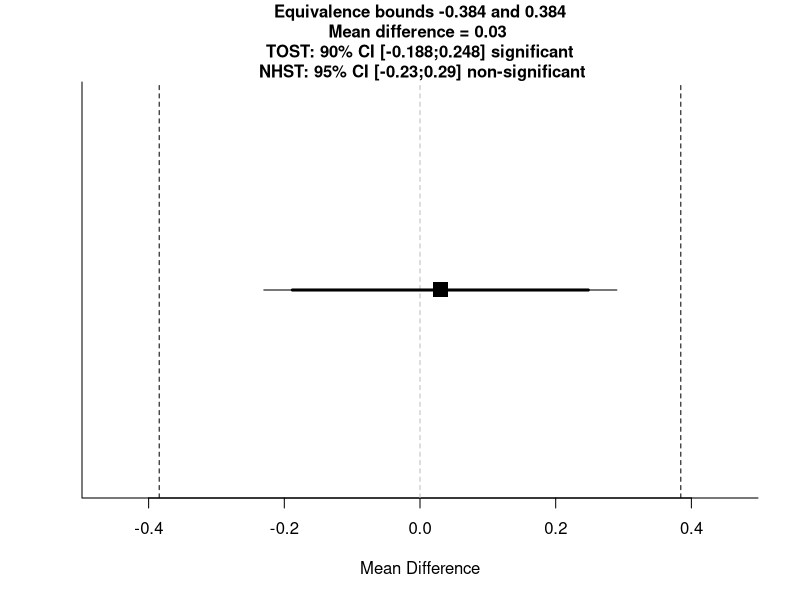

The R source for this figure:
#' TOST function for an independent t-test (Cohen's d)
#' @param m1 mean of group 1
#' @param m2 mean of group 2
#' @param sd1 standard deviation of group 1
#' @param sd2 standard deviation of group 2
#' @param n1 sample size in group 1
#' @param n2 sample size in group 2
#' @param low_eqbound_d lower equivalence bounds (e.g., -0.5) expressed in standardized mean difference (Cohen's d)
#' @param high_eqbound_d upper equivalence bounds (e.g., 0.5) expressed in standardized mean difference (Cohen's d)
#' @param alpha alpha level (default = 0.05)
#' @param var.equal logical variable indicating whether equal variances assumption is assumed to be TRUE or FALSE.  Defaults to FALSE.
#' @return Returns TOST t-value 1, TOST p-value 1, TOST t-value 2, TOST p-value 2, degrees of freedom, low equivalence bound, high equivalence bound, low equivalence bound in Cohen's d, high equivalence bound in Cohen's d, Lower limit confidence interval TOST, Upper limit confidence interval TOST
#' @importFrom stats pnorm pt qnorm qt
#' @importFrom graphics abline plot points segments title
#' @examples
#' ## Eskine (2013) showed that participants who had been exposed to organic
#' ## food were substantially harsher in their moral judgments relative to
#' ## those exposed to control (d = 0.81, 95% CI: [0.19, 1.45]). A
#' ## replication by Moery & Calin-Jageman (2016, Study 2) did not observe
#' ## a significant effect (Control: n = 95, M = 5.25, SD = 0.95, Organic
#' ## Food: n = 89, M = 5.22, SD = 0.83). Following Simonsohn's (2015)
#' ## recommendation the equivalence bound was set to the effect size the
#' ## original study had 33% power to detect (with n = 21 in each condition,
#' ## this means the equivalence bound is d = 0.48, which equals a
#' ## difference of 0.384 on a 7-point scale given the sample sizes and a
#' ## pooled standard deviation of 0.894). Using a TOST equivalence test
#' ## with default alpha = 0.05, not assuming equal variances, and equivalence
#' ## bounds of d = -0.43 and d = 0.43 is significant, t(182) = -2.69,
#' ## p = 0.004. We can reject effects larger than d = 0.43.
#'
#' TOSTtwo(m1=5.25,m2=5.22,sd1=0.95,sd2=0.83,n1=95,n2=89,low_eqbound_d=-0.43,high_eqbound_d=0.43)
#' @section References:
#' Berger, R. L., & Hsu, J. C. (1996). Bioequivalence Trials, Intersection-Union Tests and Equivalence Confidence Sets. Statistical Science, 11(4), 283-302.
#'
#' Gruman, J. A., Cribbie, R. A., & Arpin-Cribbie, C. A. (2007). The effects of heteroscedasticity on tests of equivalence. Journal of Modern Applied Statistical Methods, 6(1), 133-140, formula for Welch's t-test on page 135
#' @export
#'

TOSTtwo<-function(m1,m2,sd1,sd2,n1,n2,low_eqbound_d, high_eqbound_d, alpha, var.equal, prior_dist, effect_prior, se_prior, df_prior){
  if(missing(alpha)) {
    alpha<-0.05
  }
  if(missing(var.equal)) {
    var.equal<-FALSE
  }
  if(var.equal==TRUE) {
    sdpooled<-sqrt((((n1 - 1)*(sd1^2)) + (n2 - 1)*(sd2^2))/((n1+n2)-2)) #calculate sd pooled
    low_eqbound<-low_eqbound_d*sdpooled
    high_eqbound<-high_eqbound_d*sdpooled
    degree_f<-n1+n2-2
    t1<-((m1-m2)-low_eqbound)/(sdpooled*sqrt(1/n1 + 1/n2))  #students t-test lower bound
    p1<-pt(t1, degree_f, lower.tail=FALSE)
    t2<-((m1-m2)-high_eqbound)/(sdpooled*sqrt(1/n1 + 1/n2)) #students t-test upper bound
    p2<-pt(t2, degree_f, lower.tail=TRUE)
    t<-(m1-m2)/(sdpooled*sqrt(1/n1 + 1/n2))
    pttest<-2*pt(-abs(t), df=degree_f)
    LL90<-(m1-m2)-qt(1-alpha, n1+n2-2)*(sdpooled*sqrt(1/n1 + 1/n2))
    UL90<-(m1-m2)+qt(1-alpha, n1+n2-2)*(sdpooled*sqrt(1/n1 + 1/n2))
    LL95<-(m1-m2)-qt(1-(alpha/2), n1+n2-2)*(sdpooled*sqrt(1/n1 + 1/n2))
    UL95<-(m1-m2)+qt(1-(alpha/2), n1+n2-2)*(sdpooled*sqrt(1/n1 + 1/n2))
  } else {
    sdpooled<-sqrt((sd1^2 + sd2^2)/2) #calculate sd root mean squared for Welch's t-test
    low_eqbound<-low_eqbound_d*sdpooled
    high_eqbound<-high_eqbound_d*sdpooled
    degree_f<-(sd1^2/n1+sd2^2/n2)^2/(((sd1^2/n1)^2/(n1-1))+((sd2^2/n2)^2/(n2-1))) #degrees of freedom for Welch's t-test
    t1<-((m1-m2)-low_eqbound)/sqrt(sd1^2/n1 + sd2^2/n2) #welch's t-test upper bound
    p1<-pt(t1, degree_f, lower.tail=FALSE) #p-value for Welch's TOST t-test
    t2<-((m1-m2)-high_eqbound)/sqrt(sd1^2/n1 + sd2^2/n2) #welch's t-test lower bound
    p2<-pt(t2, degree_f, lower.tail=TRUE) #p-value for Welch's TOST t-test
    t<-(m1-m2)/sqrt(sd1^2/n1 + sd2^2/n2) #welch's t-test NHST
    pttest<-2*pt(-abs(t), df=degree_f) #p-value for Welch's t-test
    LL90<-(m1-m2)-qt(1-alpha, degree_f)*sqrt(sd1^2/n1 + sd2^2/n2) #Lower limit for CI Welch's t-test
    UL90<-(m1-m2)+qt(1-alpha, degree_f)*sqrt(sd1^2/n1 + sd2^2/n2) #Upper limit for CI Welch's t-test
    LL95<-(m1-m2)-qt(1-(alpha/2), degree_f)*sqrt(sd1^2/n1 + sd2^2/n2) #Lower limit for CI Welch's t-test
    UL95<-(m1-m2)+qt(1-(alpha/2), degree_f)*sqrt(sd1^2/n1 + sd2^2/n2) #Upper limit for CI Welch's t-test
  }
  ptost<-max(p1,p2) #Get highest p-value for summary TOST result
  ttost<-ifelse(abs(t1) < abs(t2), t1, t2) #Get lowest t-value for summary TOST result
  dif<-(m1-m2)
  testoutcome<-ifelse(pttest<alpha,"significant","non-significant")
  TOSToutcome<-ifelse(ptost<alpha,"significant","non-significant")
  plot(NA, ylim=c(0,1), xlim=c(min(LL90,low_eqbound)-max(UL90-LL90, high_eqbound-low_eqbound)/10, max(UL90,high_eqbound)+max(UL90-LL90, high_eqbound-low_eqbound)/10), bty="l", yaxt="n", ylab="",xlab="Mean Difference")
  points(x=dif, y=0.5, pch=15, cex=2)
  abline(v=high_eqbound, lty=2)
  abline(v=low_eqbound, lty=2)
  abline(v=0, lty=2, col="grey")
  segments(LL90,0.5,UL90,0.5, lwd=3)
  segments(LL95,0.5,UL95,0.5, lwd=1)
  title(main=paste("Equivalence bounds ",round(low_eqbound,digits=3)," and ",round(high_eqbound,digits=3),"\nMean difference = ",round(dif,digits=3)," \n TOST: ", 100*(1-alpha*2),"% CI [",round(LL90,digits=3),";",round(UL90,digits=3),"] ", TOSToutcome," \n NHST: ", 100*(1-alpha),"% CI [",round(LL95,digits=3),";",round(UL95,digits=3),"] ", testoutcome,sep=""), cex.main=1)
  if(var.equal == TRUE) {
    message(cat("Using alpha = ",alpha," Student's t-test was ",testoutcome,", t(",degree_f,") = ",t,", p = ",pttest,sep=""))
    cat("\n")
    message(cat("Using alpha = ",alpha," the equivalence test based on Student's t-test was ",TOSToutcome,", t(",degree_f,") = ",ttost,", p = ",ptost,sep=""))
  } else {
    message(cat("Using alpha = ",alpha," Welch's t-test was ",testoutcome,", t(",degree_f,") = ",t,", p = ",pttest,sep=""))
    cat("\n")
    message(cat("Using alpha = ",alpha," the equivalence test based on Welch's t-test  was ",TOSToutcome,", t(",degree_f,") = ",ttost,", p = ",ptost,sep=""))
  }
  TOSTresults<-data.frame(t1,p1,t2,p2,degree_f)
  colnames(TOSTresults) <- c("t-value 1","p-value 1","t-value 2","p-value 2","df")
  bound_d_results<-data.frame(low_eqbound_d,high_eqbound_d)
  colnames(bound_d_results) <- c("low bound d","high bound d")
  bound_results<-data.frame(low_eqbound,high_eqbound)
  colnames(bound_results) <- c("low bound raw","high bound raw")
  CIresults<-data.frame(LL90,UL90)
  colnames(CIresults) <- c(paste("Lower Limit ",100*(1-alpha*2),"% CI raw",sep=""),paste("Upper Limit ",100*(1-alpha*2),"% CI raw",sep=""))
  cat("TOST results:\n")
  print(TOSTresults)
  cat("\n")
  cat("Equivalence bounds (Cohen's d):\n")
  print(bound_d_results)
  cat("\n")
  cat("Equivalence bounds (raw scores):\n")
  print(bound_results)
  cat("\n")
  cat("TOST confidence interval:\n")
  print(CIresults)
  invisible(list(TOST_t1=t1,TOST_p1=p1,TOST_t2=t2,TOST_p2=p2, TOST_df=degree_f,alpha=alpha,low_eqbound=low_eqbound,high_eqbound=high_eqbound,low_eqbound_d=low_eqbound_d,high_eqbound_d=high_eqbound_d, LL_CI_TOST=LL90,UL_CI_TOST=UL90))
  #below added BF calc
  bayes<-TRUE #expect to povide bayes
  if(missing(effect_prior)) {
    bayes<-FALSE #if no prior effect size is provided, BF not calculated
  }
  if(bayes==TRUE) {
    if(prior_dist=="normal") {
      if(missing(se_prior)) {
        se_prior<-effect_prior/2 #if not specified otherwise, default SE is effect/2
      }
    }
    if(prior_dist=="halfnormal") {
      if(missing(se_prior)) {
        se_prior<-effect_prior #if not specified otherwise, default SE is effect
        effect_prior<-0 #halfnormal is centered on 0
      }
    }
  }
  if(missing(df_prior)) {
    df_prior<-100000 #if not specified otherwise, default df = 100000 (practically normal)
  }
  theta <- effect_prior - 10 * se_prior
  incr <- se_prior / 200
  theta=seq(from = effect_prior - 10 * se_prior, by = incr, length = 4001)
  dist_theta <- dt(x = (theta-effect_prior)/se_prior, df=df_prior)
  if(prior_dist=="halfnormal"){
    dist_theta[theta <= 0] = 0
  }
  dist_theta_alt = dist_theta/sum(dist_theta)
  likelihood <- dt((abs(dif)-theta)/(abs(dif)/abs(t)), df = degree_f) #use abs(dif) - can be set to d
  likelihood_alt = likelihood/sum(likelihood)
  height <- dist_theta * likelihood
  area <- sum(height * incr)
  normarea <- sum(dist_theta * incr)
  height_alt = dist_theta_alt * likelihood_alt
  height_alt = height_alt/sum(height_alt)
  LikelihoodTheory <- area/normarea
  LikelihoodNull <- dt(abs(dif)/(abs(dif)/abs(t)), df = degree_f)
  BayesFactor <- round(LikelihoodTheory / LikelihoodNull, 2)
  return(c(BayesFactor, LikelihoodTheory, LikelihoodNull)) 
}

TOSTtwo(m1=5.25,m2=5.22,sd1=0.95,sd2=0.83,n1=95,n2=89,low_eqbound_d=-0.43,high_eqbound_d=0.43, var.equal=TRUE, prior_dist = "halfnormal", effect_prior = 0.5)